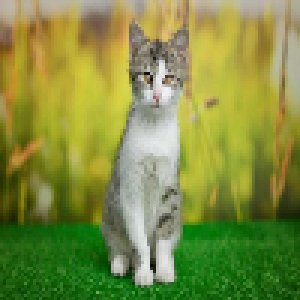
#> input picture img.png, 100 x 100 px (shown 3 times larger)
$ python 10a.py
#> lines starting #> are read from the running program, lines starting #| are printed output that depends on the picture
from typing import List
from PIL import Image
import matplotlib.pyplot as plt

IMAGE_PATH = './img.png'

BLUR_MASK_3x3 = [
    [1/9, 1/9, 1/9],
    [1/9, 1/9, 1/9],
    [1/9, 1/9, 1/9]
]

BLUR_MASK_5x5 = [
    [1/25, 1/25, 1/25, 1/25, 1/25],
    [1/25, 1/25, 1/25, 1/25, 1/25],
    [1/25, 1/25, 1/25, 1/25, 1/25],
    [1/25, 1/25, 1/25, 1/25, 1/25],
    [1/25, 1/25, 1/25, 1/25, 1/25]
]

SHARPEN_MASK_3x3 = [
    [0.0, -1.0, 0.0],
    [-1.0, 5.0, -1.0],
    [0.0, -1.0, 0.0]
]

SHARPEN_MASK_5x5 = [
    [0.0, 0.0, -1.0, 0.0, 0.0],
    [0.0, 0.0, -1.0, 0.0, 0.0],
    [-1.0, -1.0, 9.0, -1.0, -1.0],
    [0.0, 0.0, -1.0, 0.0, 0.0],
    [0.0, 0.0, -1.0, 0.0, 0.0]
]

def read_grayscale_image(image_path: str) -> List[List[int]]:
    img = Image.open(image_path).convert('L')
    width, height = img.size
    pixels = list(img.getdata())

    grayscale_img = [pixels[i * width:(i + 1) * width] for i in range(height)]
    return grayscale_img

def calculate_mask_sum_for_pixel(
    mask: List[List[float | int]],
    image: List[List[int]],
    center_x: int,
    center_y: int
) -> int:
    mask_size = len(mask)
    height = len(image)
    width = len(image[0])
    offset = mask_size // 2
    pixel_sum = 0.0
    left_conrner_x = center_x - offset
    left_conrner_y = center_y - offset

    for i in range(mask_size):
        for j in range(mask_size):
            x = left_conrner_x + i
            y = left_conrner_y + j

            pixel = 0
            if 0 <= y < height and 0 <= x < width:
                pixel = image[y][x]

            weight = mask[i][j]
            pixel_sum += pixel * weight

    return int(round(pixel_sum))


def apply_mask_to_image(mask: List[List[float]], image: List[List[int]]) -> List[List[int]]:
    height = len(image)
    width = len(image[0]) if height > 0 else 0
    new_image = [[0 for _ in range(width)] for _ in range(height)]

    for y in range(height):
        for x in range(width):
            new_image[y][x] = calculate_mask_sum_for_pixel(mask, image, x, y)
    return new_image

def save_image_comparison(
    original: List[List[int]],
    sharpened_image_3x3: List[List[int]],
    blurred_image_3x3: List[List[int]],
    sharpened_image_5x5: List[List[int]],
    blurred_image_5x5: List[List[int]]
):
    _, axes = plt.subplots(1, 5, figsize=(18, 6))

    axes[0].imshow(original, cmap='gray', vmin=0, vmax=255)
    axes[0].set_title('Original Image')
    axes[0].axis('off')

    axes[1].imshow(sharpened_image_3x3, cmap='gray', vmin=0, vmax=255)
    axes[1].set_title('Sharpened Image\n3x3 Filter')
    axes[1].axis('off')

    axes[2].imshow(blurred_image_3x3, cmap='gray', vmin=0, vmax=255)
    axes[2].set_title('Blurred Image\n3x3 Filter')
    axes[2].axis('off')

    axes[3].imshow(sharpened_image_5x5, cmap='gray', vmin=0, vmax=255)
    axes[3].set_title('Sharpened Image\n5x5 Filter')
    axes[3].axis('off')

    axes[4].imshow(blurred_image_5x5, cmap='gray', vmin=0, vmax=255)
    axes[4].set_title('Blurred Image\n5x5 Filter')
    axes[4].axis('off')

    filename = 'sharpened_blurred_3x3_5x5.png'
    plt.savefig(filename)
    print(f"Image saved to file '{filename}'")

    plt.close()

    img = Image.open(filename)
    img.show()

def main():
    grayscale_image = read_grayscale_image(IMAGE_PATH)
#> in read_grayscale_image, `img = Image.open(image_path).convert('L')`:
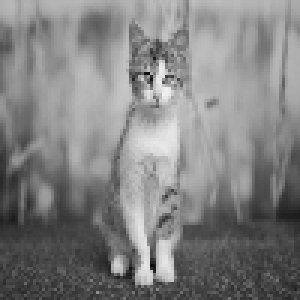
#> img: PIL image 100x100 L (shown 3 times larger); min 10, max 242, mean 129.6
#> in read_grayscale_image, `pixels = list(img.getdata())`: pixels = 10000 values, max 242 at index 2955, min 10 at index 8850, mean 129.6
#> in read_grayscale_image, `grayscale_img = [pixels[i * width:(i + 1) * width] for i in range(heig..`: grayscale_img = 100 items
#> grayscale_image = 100 items
    sharpened_image_3x3 = apply_mask_to_image(SHARPEN_MASK_3x3, grayscale_image)
#> in apply_mask_to_image, `height = len(image)`: height = 100
#> the loop in apply_mask_to_image, `for y in range(height):` made 100 passes
    blurred_image_3x3 = apply_mask_to_image(BLUR_MASK_3x3, grayscale_image)
    sharpened_image_5x5 = apply_mask_to_image(SHARPEN_MASK_5x5, grayscale_image)
    blurred_image_5x5 = apply_mask_to_image(BLUR_MASK_5x5, grayscale_image)

    save_image_comparison(grayscale_image, sharpened_image_3x3, blurred_image_3x3, sharpened_image_5x5, blurred_image_5x5)
#> in save_image_comparison, `plt.savefig(filename)`:
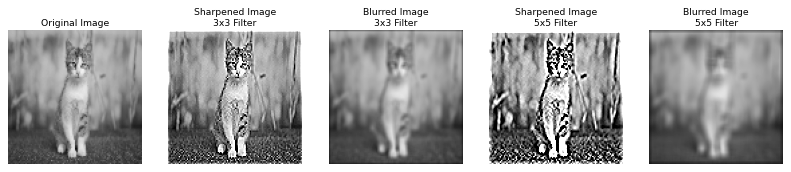
#> figure drawn by matplotlib, 5 panels

if __name__ == "__main__":
#> (the run stopped early here; a loop or call above may not have finished)
